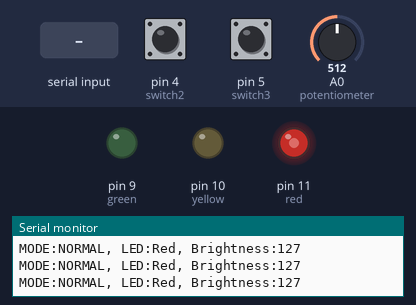
The program below on a simulated Arduino Uno, built with avr-gcc and run on an emulated ATmega328P. On the bench: output pins drawn as LEDs (lit = HIGH), the last lines printed to the serial monitor. Dashed ring = blinking. The test bench sets the inputs (shaded band); at power-on: pin 4 (switch2) HIGH, A0 (potentiometer) = 512, pin 5 (switch3) HIGH.

Above: at 1.2 s.
1.3 s: pin 4 (switch2) pulled LOW for 0.15 s
4.3 s: "BTN1\n" received over Serial
At 5.5 s:
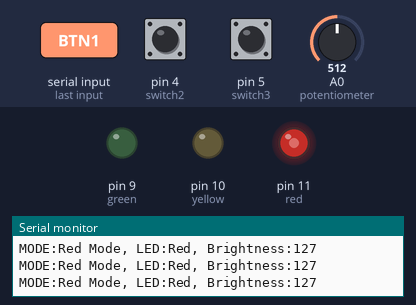
5.9 s: A0 (potentiometer) set to 716
At 7.2 s:
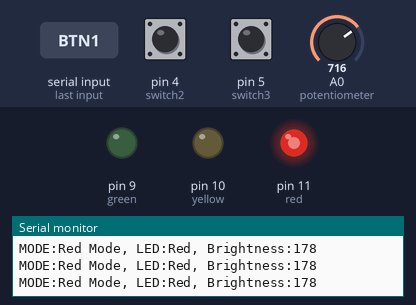
7.5 s: "BTN190\n" received over Serial
At 10.25 s:
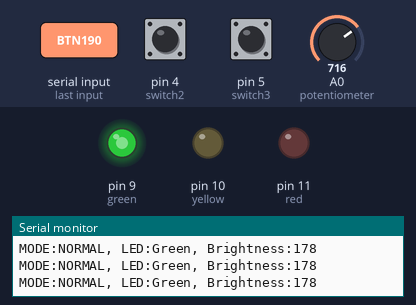
10.5 s: pin 4 (switch2) pulled LOW for 1 s
At 11.25 s:
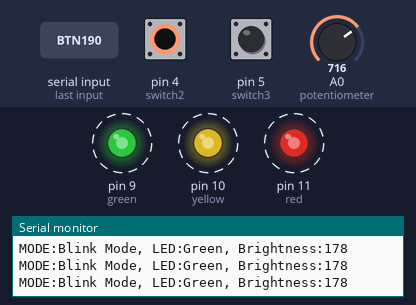
13.5 s: A0 (potentiometer) set to 122
Timing chart, 0 to 17.5 s (numbered marks = the images above; inputs shaded):
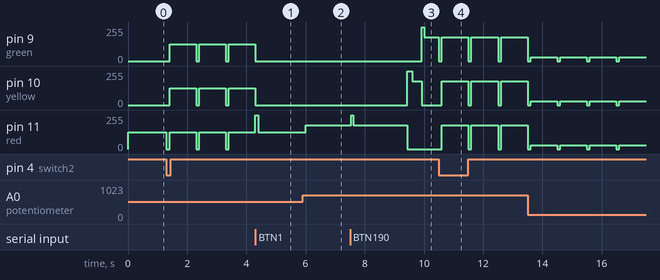

Measured:
- after the input at 4.3 s, pin 9 (green), pin 10 (yellow): goes on until 4.3 s, then stays 0/255
- after the input at 5.9 s, pin 11 (red): 127/255 → 178/255 after 0.10 s
- after the input at 7.5 s, pin 9 (green): 0/255 → 255/255 after 2.4 s, → 178/255 0.08 s later; pin 10 (yellow): 0/255 → 255/255 after 1.9 s, → 178/255 0.17 s later, → 0/255 0.32 s later; pin 11 (red): 178/255 → 255/255 at once, → 178/255 0.07 s later, → 0/255 1.8 s later
- after the input at 10.5 s, pin 10 (yellow), pin 11 (red): alternates 178/255 for 0.90 s and 0/255 for 0.10 s, starting after 0.10 s
- by itself, pin 9 (green), pin 10 (yellow), pin 11 (red): alternates 127/255 for 0.90 s and 0/255 for 0.10 s

The program:

main.cpp
```cpp
#include <Arduino.h>
#include <TaskScheduler.h>
#include <PinChangeInterrupt.h>

const int red = 11;
const int yellow = 10;
const int green = 9;
const int switch1 = 3;
const int switch2 = 4;
const int switch3 = 5;
const int potentiometer = A0;

Scheduler ts;

void taskRed();
void taskYellow();
void taskGreen();
void blinkGreen();
void finishGreen();
void taskYellow2();
void blinkAll();
void adjustBrightness();

void switch1_ISR();
void switch2_ISR();
void switch3_ISR();

// ───────────────────────────────
// 시리얼 통신 관련 함수 선언
// ───────────────────────────────
// sendStatusToWeb()와 serialReceive()는 시리얼 통신을 통해 외부와
// 데이터를 주고받기 위한 핵심 함수입니다.
void sendStatusToWeb();
void serialReceive();

bool redMode = false;
bool blinkMode = false;
bool powerOff = false;

bool stateRed = false;
bool stateYellow = false;
bool stateGreen = false;
bool stateYellow2 = false;
bool stateblinkGreen = false;

int redDuration = 2000;
int yellowDuration = 500;
int greenDuration = 2000;
int brightness = 255;

Task tRed(0, TASK_ONCE, &taskRed, &ts, false);
Task tYellow(0, TASK_ONCE, &taskYellow, &ts, false);
Task tGreen(0, TASK_ONCE, &taskGreen, &ts, false);
Task tBlinkGreen(300, 6, &blinkGreen, &ts, false);
Task tFinishGreen(100, TASK_ONCE, &finishGreen, &ts, false);
Task tYellow2(0, TASK_ONCE, &taskYellow2, &ts, false);
Task tBlinkAll(500, TASK_FOREVER, &blinkAll, &ts, false);
Task tAdjustBrightness(200, TASK_FOREVER, &adjustBrightness, &ts, true);
Task tSendStatus(500, TASK_FOREVER, &sendStatusToWeb, &ts, true);

void setup() {
    pinMode(red, OUTPUT);
    pinMode(yellow, OUTPUT);
    pinMode(green, OUTPUT);
    pinMode(switch1, INPUT_PULLUP);
    pinMode(switch2, INPUT_PULLUP);
    pinMode(switch3, INPUT_PULLUP);

    attachPCINT(digitalPinToPCINT(switch1), switch1_ISR, FALLING);
    attachPCINT(digitalPinToPCINT(switch2), switch2_ISR, FALLING);
    attachPCINT(digitalPinToPCINT(switch3), switch3_ISR, FALLING);

    Serial.begin(9600);  // 시리얼 통신 시작: 9600 bps

    tRed.setInterval(redDuration);
    tRed.enable();
}

void loop() {
    ts.execute();
    serialReceive();  // 시리얼 데이터를 읽고 명령 처리
}

// ───────────────────────────────
// 1. sendStatusToWeb():
//    - 현재 모드, LED 상태, 밝기 정보를 문자열 형태로 구성하여
//      시리얼 포트를 통해 전송합니다.
//    - 전송 형식은 "MODE:모드, LED:상태, Brightness:값"입니다.
//    - 이 정보를 웹 서버나 외부 시스템에서 읽어 현재 시스템의 상태를
//      모니터링하거나 제어할 수 있습니다.
//
// 2. serialReceive():
//    - Serial.available()를 통해 수신 버퍼에 데이터가 있는지 확인합니다.
//    - '\n' 문자가 나올 때까지 문자열을 읽어들여 한 줄의 명령으로 취급합니다.
//    - 읽은 문자열의 앞뒤 공백을 제거한 후, 아래와 같이 처리합니다:
//         * "RED:"로 시작하는 명령: 빨간 LED 지속 시간(redDuration)을 설정.
//         * "YELLOW:"로 시작하는 명령: 노란 LED 지속 시간(yellowDuration)을 설정.
//         * "GREEN:"로 시작하는 명령: 초록 LED 지속 시간(greenDuration)을 설정.
//         * "BTN1", "BTN2", "BTN3": 해당 버튼 기능을 직접 실행(각 ISR 호출).
//    - 이를 통해 외부에서 시리얼로 명령을 보내 시스템의 동작을 제어할 수 있습니다.
// ───────────────────────────────

void sendStatusToWeb() {
    // 모드 정보 전송: 현재 모드에 따라 문자열 결정
    Serial.print("MODE:");
    if (redMode) {
        Serial.print("Red Mode");
    } else if (blinkMode) {
        Serial.print("Blink Mode");
    } else if (powerOff) {
        Serial.print("Power OFF");
    } else {
        Serial.print("NORMAL");
    }

    // LED 상태 정보 전송
    Serial.print(", LED:");
    if (stateRed) {
        Serial.print("Red");
    } else if (stateYellow || stateYellow2) {
        Serial.print("Yellow");
    } else if (stateGreen || stateblinkGreen) {
        Serial.print("Green");
    } else if (blinkMode) {
        Serial.print("Blinking");
    } else {
        Serial.print("OFF");
    }

    // 밝기 정보 전송 (마지막에 개행 문자 추가)
    Serial.print(", Brightness:");
    Serial.println(brightness);
}

void serialReceive() {
    // 시리얼 버퍼에 데이터가 있으면 처리
    if (Serial.available()) {
        // 개행 문자('\n')까지 읽어 한 줄의 문자열로 저장
        String command = Serial.readStringUntil('\n');
        command.trim();  // 앞뒤 공백 제거

        // LED 지속 시간 변경 명령 처리:
        // "RED:" 이후의 문자열을 숫자로 변환하여 redDuration 업데이트
        if (command.startsWith("RED:")) {
            redDuration = command.substring(4).toInt();
            tRed.setInterval(redDuration);
            tRed.enable();
        }
        // "YELLOW:" 이후의 문자열을 숫자로 변환하여 yellowDuration 업데이트
        if (command.startsWith("YELLOW:")) {
            yellowDuration = command.substring(7).toInt();
            tYellow.setInterval(yellowDuration);
            tYellow2.setInterval(yellowDuration);
            tYellow.enable();
            tYellow2.enable();
        }
        // "GREEN:" 이후의 문자열을 숫자로 변환하여 greenDuration 업데이트
        if (command.startsWith("GREEN:")) {
            greenDuration = command.substring(6).toInt();
            tGreen.setInterval(greenDuration);
            tGreen.enable();
        }

        // 버튼 명령 처리: 외부 명령으로 BTN1, BTN2, BTN3 명령이 오면
        // 해당하는 ISR 함수를 직접 호출하여 모드 전환 등의 기능을 수행
        if (command.startsWith("BTN1")) {
            switch1_ISR();
        }
        if (command.startsWith("BTN2")) {
            switch2_ISR();
        }
        if (command.startsWith("BTN3")) {
            switch3_ISR();
        }
    }
}

// ───────────────────────────────
// 이하 LED 제어 및 모드 전환 함수
// ───────────────────────────────

void taskRed() {
    if (redMode || blinkMode || powerOff) return;
    analogWrite(red, 255);
    analogWrite(yellow, 0);
    analogWrite(green, 0);
    stateYellow2 = false;
    stateRed = true;
    tYellow.setInterval(yellowDuration);
    tYellow.restartDelayed(redDuration - 100);
    Serial.println("Red is running...");
}

void taskYellow() {
    if (redMode || blinkMode || powerOff) return;
    analogWrite(red, 0);
    analogWrite(yellow, 255);
    analogWrite(green, 0);
    stateRed = false;
    stateYellow = true;
    tGreen.setInterval(greenDuration);
    tGreen.restartDelayed(yellowDuration - 10);
    Serial.println("Yellow is running...");
}

void taskGreen() {
    if (redMode || blinkMode || powerOff) return;
    analogWrite(red, 0);
    analogWrite(yellow, 0);
    analogWrite(green, 255);
    stateYellow = false;
    stateGreen = true;
    tBlinkGreen.restartDelayed(greenDuration - 100);
    Serial.println("Green is running...");
}

void blinkGreen() {
    if (redMode || blinkMode || powerOff) return;
    stateGreen = false;
    stateblinkGreen = true;
    static bool isOn = true;
    isOn = !isOn;
    analogWrite(green, isOn ? 255 : 0);
    Serial.println(isOn ? "Green Blinking: ON" : "Green Blinking: OFF");
    if (tBlinkGreen.isLastIteration()) {
        tFinishGreen.restartDelayed(90);
    }
}

void finishGreen() {
    if (redMode || blinkMode || powerOff) return;
    Serial.println("Green OFF, switching to Red");
    analogWrite(green, 0);
    tYellow2.restartDelayed(90);
}

void taskYellow2() {
    if (redMode || blinkMode || powerOff) return;
    analogWrite(red, 0);
    analogWrite(yellow, 255);
    analogWrite(green, 0);
    stateblinkGreen = false;
    stateYellow2 = true;
    tRed.restartDelayed(yellowDuration - 10);
    Serial.println("Yellow2 is running...");
}

void blinkAll() {
    static bool isOn = true;
    isOn = !isOn;
    analogWrite(red, isOn ? 255 : 0);
    analogWrite(yellow, isOn ? 255 : 0);
    analogWrite(green, isOn ? 255 : 0);
    Serial.println(isOn ? "Blink Mode: ON" : "Blink Mode: OFF");
}

void adjustBrightness() {
    int potValue = analogRead(potentiometer);
    brightness = map(potValue, 0, 1023, 0, 255);

    if (!redMode && !blinkMode && !powerOff) {
        if (stateRed) {
            analogWrite(red, brightness);
        } else if (stateYellow || stateYellow2) {
            analogWrite(yellow, brightness);
        } else if (stateGreen || stateblinkGreen) {
            analogWrite(green, brightness);
        }
    }
    else if (redMode){
        analogWrite(red, brightness);
        analogWrite(yellow, 0);
        analogWrite(green, 0);
    }
    else if (blinkMode) {
        analogWrite(red, brightness);
        analogWrite(yellow, brightness);
        analogWrite(green, brightness);
    }
    else if (powerOff){
        analogWrite(red, 0);
        analogWrite(yellow, 0);
        analogWrite(green, 0);
    }

    sendStatusToWeb();
}

void switch1_ISR() {
    if (!redMode) {
        redMode = true;
        blinkMode = false;
        powerOff = false;
        tBlinkAll.disable();
    } else {
        redMode = false;
    }
    Serial.println(redMode ? "Red Mode: ON" : "Red Mode: OFF");

    if (redMode) {
        analogWrite(red, 255);
        analogWrite(yellow, 0);
        analogWrite(green, 0);
    } else {
        tRed.restart();
    }

    sendStatusToWeb();
}

void switch2_ISR() {
    if (!blinkMode) {
        blinkMode = true;
        redMode = false;
        powerOff = false;
        tRed.disable();
    } else {
        blinkMode = false;
    }
    Serial.println(blinkMode ? "Blink Mode: ON" : "Blink Mode: OFF");

    if (blinkMode) {
        analogWrite(red, 0);
        analogWrite(yellow, 0);
        analogWrite(green, 0);
        tBlinkAll.enable();
    } else {
        tBlinkAll.disable();
        tRed.restart();
    }

    sendStatusToWeb();
}

void switch3_ISR() {
    if (!powerOff) {
        powerOff = true;
        redMode = false;
        blinkMode = false;
        tRed.disable();
        tBlinkAll.disable();
    } else {
        powerOff = false;
    }
    Serial.println(powerOff ? "Power OFF" : "Power ON");

    if (powerOff) {
        analogWrite(red, 0);
        analogWrite(yellow, 0);
        analogWrite(green, 0);
    } else {
        tRed.restart();
    }

    sendStatusToWeb();
}
```
